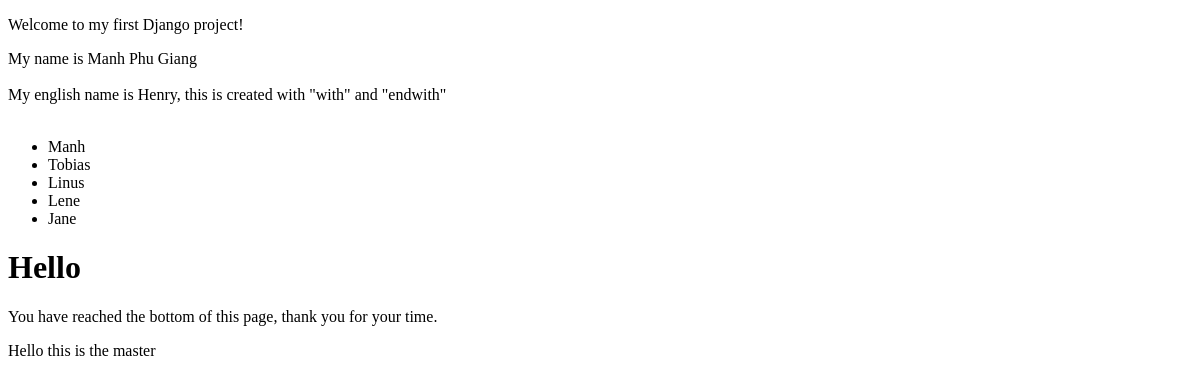
Before: /myfirst/ with the older database file.
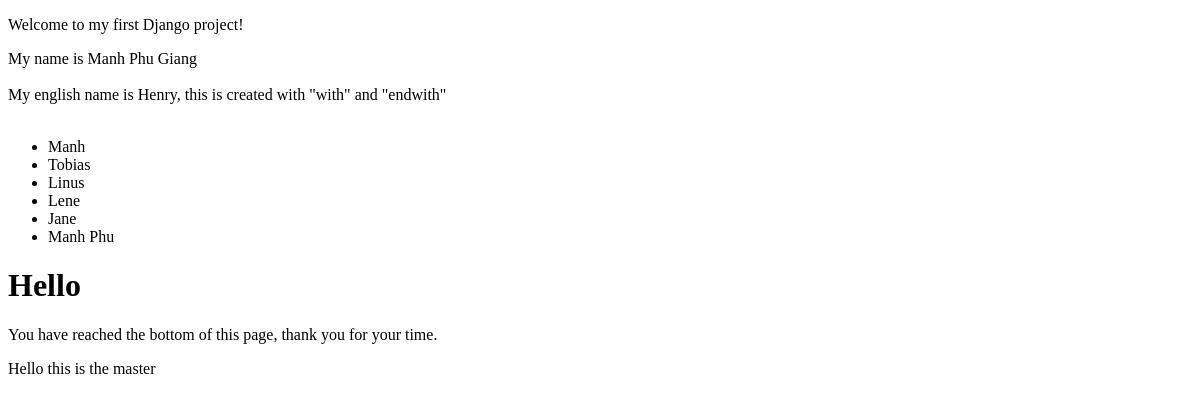
After: the same page with the newer database file.
### members/models.py (models this page shows, shortened)
class Member(models.Model):
    firstname = models.CharField(max_length=255)
    lastname = models.CharField(max_length=255)
    phone = models.IntegerField(null=True)
    joined_date = models.DateField(null=True)

### members/views.py (the view)
# urls.py: path('myfirst/', views.myfirst, name="passing the context name")
def myfirst(request):
    mymembers= Member.objects.all().values()
    template= loader.get_template("myfirst.html")
    context = {
        'firstname' : "Manh Phu Giang",
        'mymembers': mymembers,
        'greeting' : 1,
    }
    return HttpResponse(template.render(context, request))

### members/templates/myfirst.html (shortened to what this page needs)
{% extends "master.html" %}
{% block content %}
{% with engName="Henry" %}
<p>Welcome to my first Django project!</p>
My name is {{ firstname }}
<br>
<br>
My english name is {{ engName }}, this is created with "with" and "endwith"
<br>
<br>
{% endwith %}
<ul>
    {% for x in mymembers %}
      <li>{{ x.firstname }}</li>
    {% endfor %}
</ul>
{% if greeting == 1 %}
  <h1>Hello</h1>
{% else %}
  <h1>Bye</h1>
{% endif %}
{% include "footer.html"%}
{% endblock %}

Changed rows visible on the page:
added Member: firstname "Manh Phu"
